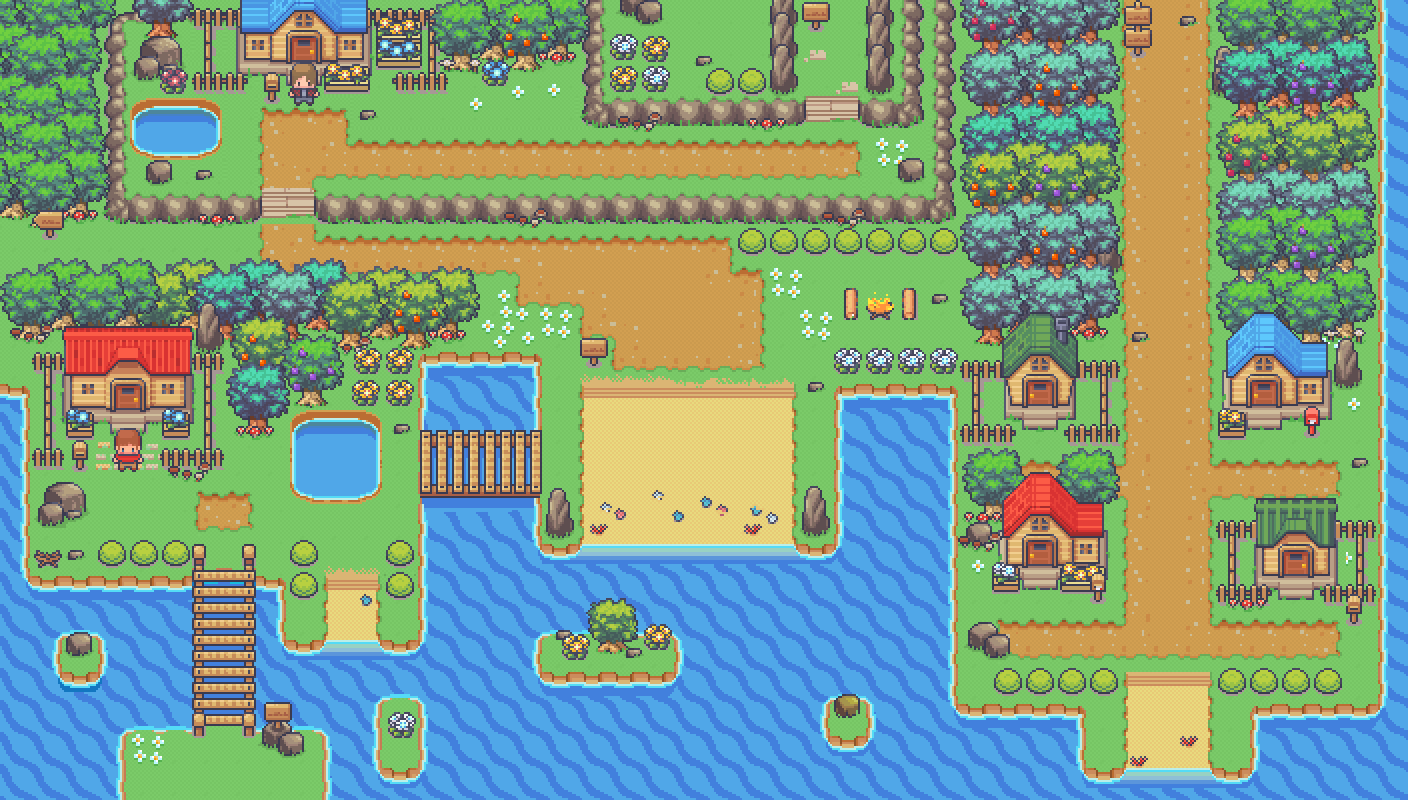

Rendered tile map (Tiled .tmx) drawn with the repository's tilesets; below, a short description and the map source with its tile grids summarised:
An orthogonal 88x50 tile map with 16x16 px tiles, 1 tile layer (static_map) and 2 objects.

<map version="1.10" tiledversion="1.11.2" orientation="orthogonal" renderorder="right-down" width="88" height="50" tilewidth="16" tileheight="16" infinite="0" nextlayerid="3" nextobjectid="4">
 <tileset firstgid="1" name="background" tilewidth="16" tileheight="16" tilecount="4400" columns="88">
  <image source="../../images/george/background.png" width="1408" height="800" />
 </tileset>
 <layer id="1" name="static_map" width="88" height="50">
  <data>[4400 cells, 4400 non-empty, 4400 distinct tile ids]</data>
 </layer>
 <objectgroup id="2" name="Friends">
  <object id="2" x="112" y="429" width="33" height="45" />
  <object id="3" x="288.667" y="64" width="29.3333" height="44" />
 </objectgroup>
</map>